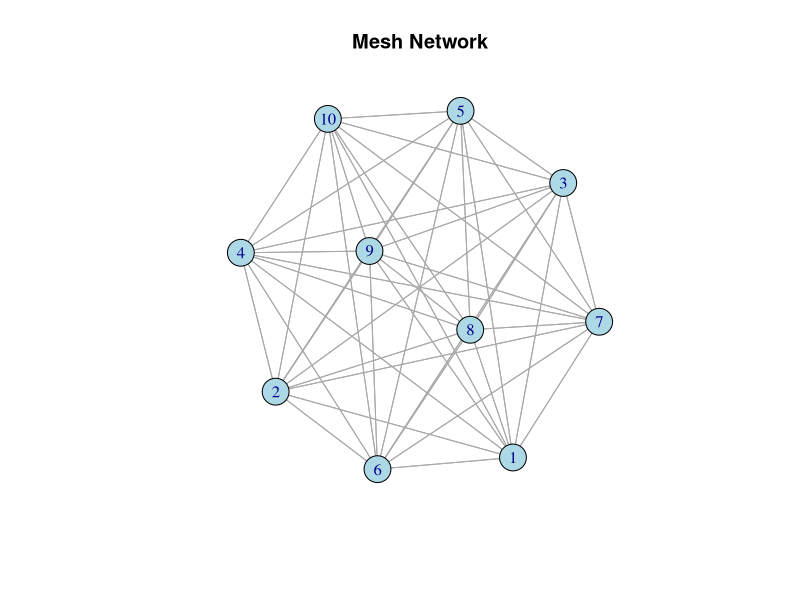

Reproduce this figure in R.
#install.packages("igraph")
library(igraph)

#https://kateto.net/netscix2016.html

g1 <-
  graph(
    edges = c(
      1,
      2,
      1,
      3,
      1,
      4,
      1,
      5,
      1,
      6,
      1,
      7,
      1,
      8,
      1,
      9,
      1,
      10,
      2,
      1,
      2,
      3,
      2,
      4,
      2,
      5,
      2,
      6,
      2,
      7,
      2,
      8,
      2,
      9,
      2,
      10,
      3,
      1,
      3,
      2,
      3,
      4,
      3,
      5,
      3,
      6,
      3,
      7,
      3,
      8,
      3,
      9,
      3,
      10,
      4,
      1,
      4,
      2,
      4,
      3,
      4,
      5,
      4,
      6,
      4,
      7,
      4,
      8,
      4,
      9,
      4,
      10,
      5,
      1,
      5,
      2,
      5,
      3,
      5,
      4,
      5,
      6,
      5,
      7,
      5,
      8,
      5,
      9,
      5,
      10,
      6,
      1,
      6,
      2,
      6,
      3,
      6,
      4,
      6,
      5,
      6,
      7,
      6,
      8,
      6,
      9,
      6,
      10,
      7,
      1,
      7,
      2,
      7,
      3,
      7,
      4,
      7,
      5,
      7,
      6,
      7,
      8,
      7,
      9,
      7,
      10,
      8,
      1,
      8,
      2,
      8,
      3,
      8,
      4,
      8,
      5,
      8,
      6,
      8,
      7,
      8,
      9,
      8,
      10,
      9,
      1,
      9,
      2,
      9,
      3,
      9,
      4,
      9,
      5,
      9,
      6,
      9,
      7,
      9,
      8,
      9,
      10,
      10,
      1,
      10,
      2,
      10,
      3,
      10,
      4,
      10,
      5,
      10,
      6,
      10,
      7,
      10,
      8,
      10,
      9
    ),
    n = 10,
    directed = F
  )

plot(
  main = "Mesh Network",
  edge.arrow.size = .2,
  edge.curved = 0,
  
  vertex.color = "lightblue",
  g1
)

dev.copy(svg, filename = '/home/renault/Documents/code/results/Rscript/plots/meshnetwork.svg')

dev.off ()